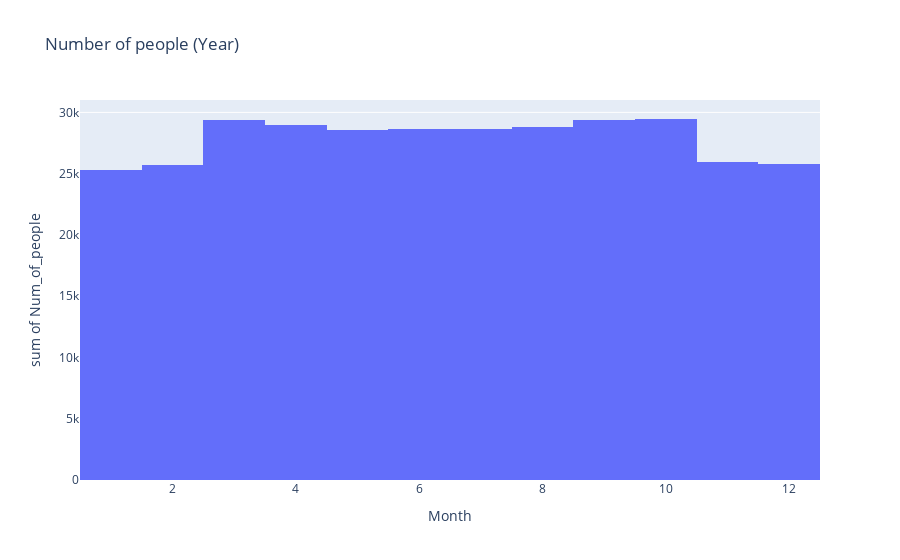

Write notebook code for a chart like this one.
### Markdown cell above
**Data Exploration**
---
---

### Code cell
#Function to plot interactive plots using Plotly (Reference: https://medium.com/mlearning-ai/forecasting-timeseries-using-machine-learning-deep-learning-446eccc6eb6d)
def plotl(df, x, y, title):
    fig = px.histogram(df, x=x, y=y, title=title)
    fig.show()

plotl(df1, 'Month', df1['Num_of_people'], 'Number of people (Year)')

### Figure 1 — Plotly figure (JSON) as saved in the notebook; plotly's stock layout.template omitted (floating-point values rounded to 4 significant figures; data arrays with more than 128 entries replaced by an {"elided": "..."} marker saying what was removed)
{"data": [{"alignmentgroup": "True", "bingroup": "x", "histfunc": "sum", "hovertemplate": "Month=%{x}<br>sum of Num_of_people=%{y}<extra></extra>", "legendgroup": "", "marker": {"color": "#636efa", "pattern": {"shape": ""}}, "name": "", "offsetgroup": "", "orientation": "v", "showlegend": false, "type": "histogram", "x": {"elided": "10457 int values"}, "xaxis": "x", "y": {"elided": "10457 int values"}, "yaxis": "y"}], "layout": {"barmode": "relative", "legend": {"tracegroupgap": 0}, "title": {"text": "Number of people (Year)"}, "xaxis": {"anchor": "y", "domain": [0, 1], "title": {"text": "Month"}}, "yaxis": {"anchor": "x", "domain": [0, 1], "title": {"text": "sum of Num_of_people"}}}}
